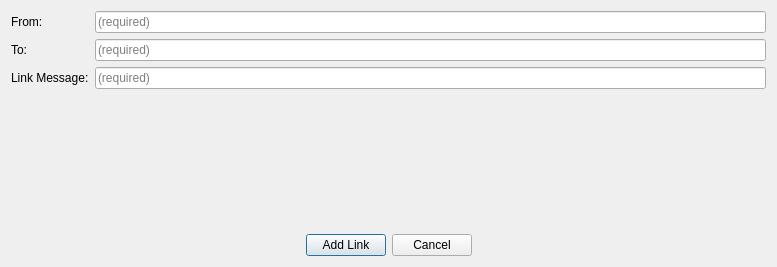
<?xml version="1.0" encoding="UTF-8"?>
<ui version="4.0">
 <class>BdapAddLinkDialog</class>
 <widget class="QDialog" name="BdapAddLinkDialog">
  <property name="geometry">
   <rect>
    <x>0</x>
    <y>0</y>
    <width>777</width>
    <height>267</height>
   </rect>
  </property>
  <property name="windowTitle">
   <string>BDAP Add New Link</string>
  </property>
  <layout class="QGridLayout" name="gridLayout">
   <item row="0" column="0">
    <layout class="QVBoxLayout" name="verticalLayout">
     <item>
      <layout class="QFormLayout" name="formLayout">
       <item row="0" column="0">
        <widget class="QLabel" name="label">
         <property name="text">
          <string>From:</string>
         </property>
        </widget>
       </item>
       <item row="1" column="0">
        <widget class="QLabel" name="label_2">
         <property name="text">
          <string>To:</string>
         </property>
        </widget>
       </item>
       <item row="2" column="0">
        <widget class="QLabel" name="label_3">
         <property name="text">
          <string>Link Message:</string>
         </property>
        </widget>
       </item>
       <item row="0" column="1">
        <widget class="QLineEdit" name="lineEditRequestor">
         <property name="placeholderText">
          <string>(required)</string>
         </property>
        </widget>
       </item>
       <item row="1" column="1">
        <widget class="QLineEdit" name="lineEditRecipient">
         <property name="placeholderText">
          <string>(required)</string>
         </property>
        </widget>
       </item>
       <item row="2" column="1">
        <widget class="QLineEdit" name="lineEditLinkMessage">
         <property name="placeholderText">
          <string>(required)</string>
         </property>
        </widget>
       </item>
      </layout>
     </item>
     <item>
      <spacer name="verticalSpacer">
       <property name="orientation">
        <enum>Qt::Vertical</enum>
       </property>
       <property name="sizeHint" stdset="0">
        <size>
         <width>20</width>
         <height>40</height>
        </size>
       </property>
      </spacer>
     </item>
     <item>
      <layout class="QHBoxLayout" name="horizontalLayout">
       <item>
        <spacer name="horizontalSpacer">
         <property name="orientation">
          <enum>Qt::Horizontal</enum>
         </property>
         <property name="sizeHint" stdset="0">
          <size>
           <width>40</width>
           <height>20</height>
          </size>
         </property>
        </spacer>
       </item>
       <item>
        <widget class="QPushButton" name="pushButtonAddLink">
         <property name="sizePolicy">
          <sizepolicy hsizetype="Fixed" vsizetype="Fixed">
           <horstretch>0</horstretch>
           <verstretch>0</verstretch>
          </sizepolicy>
         </property>
         <property name="text">
          <string>Add Link</string>
         </property>
         <property name="icon">
          <iconset resource="../dynamic.qrc">
           <normaloff>:/icons/drk/add</normaloff>:/icons/drk/add</iconset>
         </property>
        </widget>
       </item>
       <item>
        <widget class="QPushButton" name="pushButtonCancel">
         <property name="sizePolicy">
          <sizepolicy hsizetype="Fixed" vsizetype="Fixed">
           <horstretch>0</horstretch>
           <verstretch>0</verstretch>
          </sizepolicy>
         </property>
         <property name="text">
          <string>Cancel</string>
         </property>
         <property name="icon">
          <iconset resource="../dynamic.qrc">
           <normaloff>:/icons/drk/transaction_conflicted</normaloff>:/icons/drk/transaction_conflicted</iconset>
         </property>
        </widget>
       </item>
       <item>
        <spacer name="horizontalSpacer_2">
         <property name="orientation">
          <enum>Qt::Horizontal</enum>
         </property>
         <property name="sizeHint" stdset="0">
          <size>
           <width>40</width>
           <height>20</height>
          </size>
         </property>
        </spacer>
       </item>
      </layout>
     </item>
    </layout>
   </item>
  </layout>
 </widget>
 <resources>
  <include location="../dynamic.qrc"/>
 </resources>
 <connections/>
</ui>
